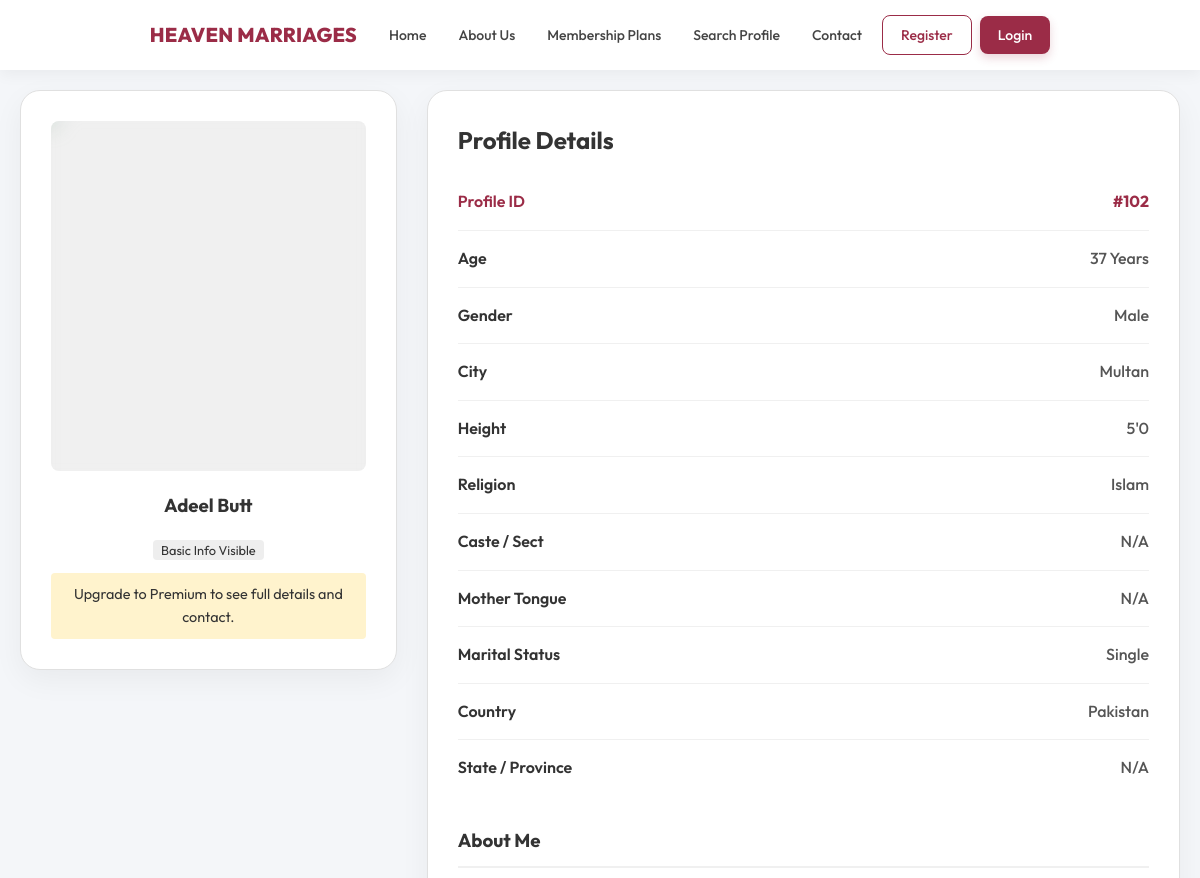
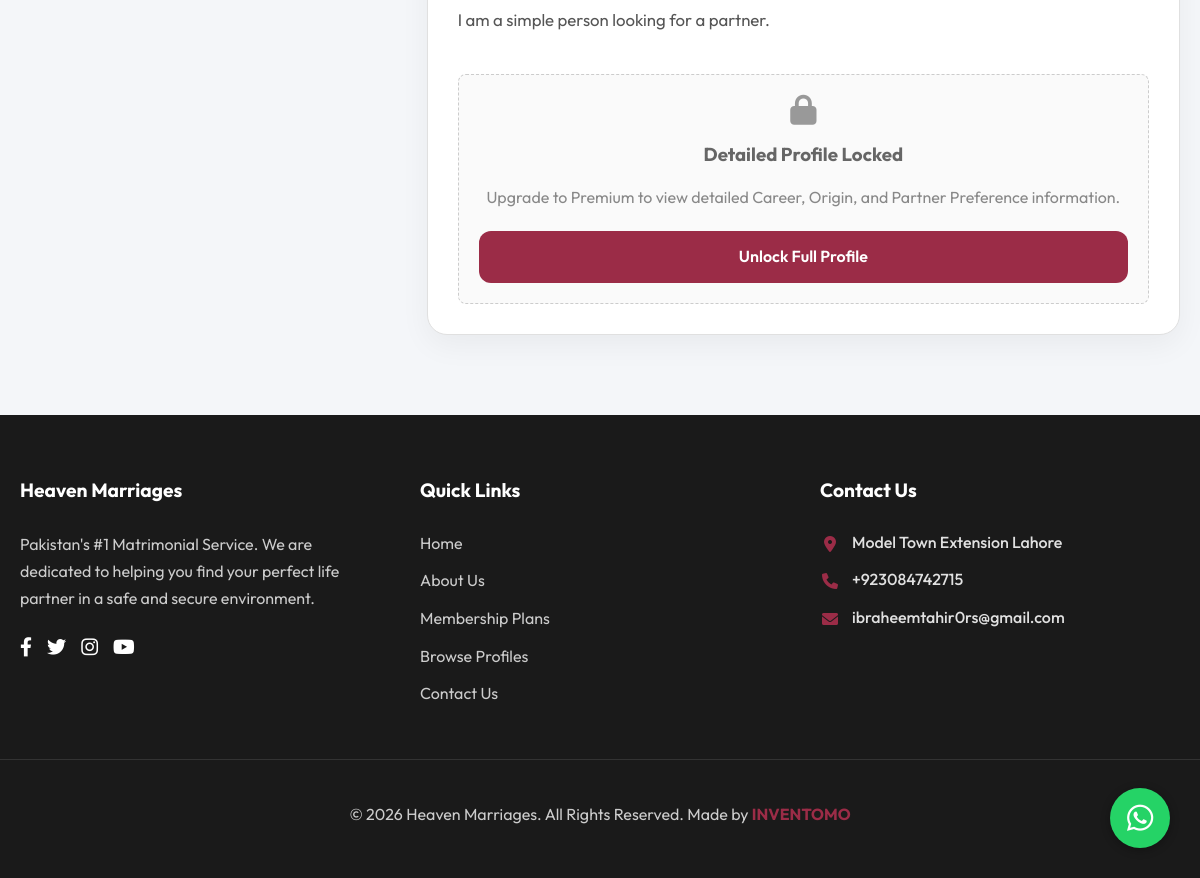
Screenshot of /profile.php?id=102 with the database file from the repository (2 pictures, top to bottom).
### tables this page shows
CREATE TABLE `profiles` (
  `id` int(11) NOT NULL,
  `user_id` int(11) NOT NULL,
  `phone` varchar(20) DEFAULT NULL,
  `gender` enum('Male','Female') NOT NULL,
  `date_of_birth` date DEFAULT NULL,
  `city` varchar(100) DEFAULT NULL,
  `city_origin` varchar(100) DEFAULT NULL,
  `state` varchar(100) DEFAULT NULL,
  `state_origin` varchar(100) DEFAULT NULL,
  `bio` text DEFAULT NULL,
  `partner_income` varchar(50) DEFAULT NULL,
  `partner_profession` varchar(100) DEFAULT NULL,
  `partner_education` varchar(100) DEFAULT NULL,
  `partner_caste` varchar(100) DEFAULT NULL,
  `partner_sect` varchar(50) DEFAULT NULL,
  `partner_religion` varchar(50) DEFAULT NULL,
  `partner_city` varchar(100) DEFAULT NULL,
  `partner_country` varchar(100) DEFAULT NULL,
  `partner_height_max` varchar(20) DEFAULT NULL,
  `partner_height_min` varchar(20) DEFAULT NULL,
  `partner_age_max` int(11) DEFAULT NULL,
  `partner_age_min` int(11) DEFAULT NULL,
  `partner_expectations` text DEFAULT NULL,
  `religion` varchar(50) DEFAULT NULL,
  `is_revert` enum('Yes','No') DEFAULT 'No',
  `sect` varchar(50) DEFAULT NULL,
  `caste` varchar(50) DEFAULT NULL,
  `marital_status` enum('Single','Divorced','Widowed','Separated') DEFAULT 'Single',
  `living_arrangement` varchar(100) DEFAULT NULL,
  `looking_to_marry` varchar(50) DEFAULT NULL,
  `education` varchar(100) DEFAULT NULL,
  `university` varchar(150) DEFAULT NULL,
  `occupation` varchar(100) DEFAULT NULL,
  `job_post` varchar(100) DEFAULT NULL,
  `height` varchar(20) DEFAULT NULL,
  `weight` varchar(20) DEFAULT NULL,
  `income` varchar(50) DEFAULT NULL,
  `monthly_income` varchar(50) DEFAULT NULL,
  `family_details` text DEFAULT NULL,
  `mother_tongue` varchar(50) DEFAULT NULL,
  `country` varchar(50) DEFAULT 'Pakistan',
  `willing_to_relocate` varchar(50) DEFAULT NULL,
  `country_origin` varchar(100) DEFAULT NULL,
  `profile_color` varchar(20) DEFAULT NULL
);

CREATE TABLE `users` (
  `id` int(11) NOT NULL,
  `name` varchar(100) NOT NULL,
  `email` varchar(150) NOT NULL,
  `password` varchar(255) NOT NULL,
  `role` enum('user','admin') DEFAULT 'user',
  `is_premium` tinyint(1) DEFAULT 0,
  `status` varchar(50) DEFAULT 'active',
  `created_at` timestamp NOT NULL DEFAULT current_timestamp(),
  `is_fake` tinyint(1) DEFAULT 0
);

CREATE TABLE `settings` (
  `id` int(11) NOT NULL,
  `setting_key` varchar(50) DEFAULT NULL,
  `setting_value` text DEFAULT NULL
);

### profile.php (the view, shortened to what the rows shown need)
<?php
require_once 'includes/db.php';
require_once 'includes/functions.php';
$is_own_profile = false;
$user_id = 0;
if (isset($_GET['id'])) {
    $user_id = (int) $_GET['id'];
} elseif (isLoggedIn()) {
    $user_id = $_SESSION['user_id'];
    $is_own_profile = true;
} else {
    redirect('login.php');
}
$stmt = $pdo->prepare("SELECT u.name, u.email, u.is_premium, u.is_fake, u.role, p.* FROM users u LEFT JOIN profiles p ON u.id = p.user_id WHERE u.id = ?");
$stmt->execute([$user_id]);
$user = $stmt->fetch();
$stmt = $pdo->prepare("SELECT * FROM photos WHERE user_id = ?");
$stmt->execute([$user_id]);
$photos = $stmt->fetchAll();
$can_see_full = false;
include 'includes/header.php';
?>
<div class="container mt-20">
    <div style="display: flex; gap: 30px; flex-wrap: wrap;">
        <div style="flex: 1; min-width: 300px;">
            <div class="card text-center">
                <?php
                $primary_photo_id = 0;
                foreach ($photos as $ph) {
                    if ($ph['is_primary'])
                        $primary_photo_id = $ph['id'];
                }
                ?>
                <div
                    style="height: 350px; background: #eee; border-radius: 8px; overflow: hidden; margin-bottom: 20px; position: relative;">
                    <?php if ($primary_photo_id): ?>
                        <div style="width: 100%; height: 100%; overflow: hidden;">
                        </div>
                        <?php if (!$can_see_full): ?>
                            <div
                                style="position: absolute; top: 0; left: 0; width: 100%; height: 100%; background: rgba(255,255,255,0.1); z-index: 2;">
                            </div>
                        <?php endif; ?>
                    <?php endif; ?>
                </div>
                <h3>
                    <?php echo htmlspecialchars($user['name']); ?>
                </h3>
                <?php if ($can_see_full): ?>
                    <p class="mb-10"><span
                            style="background: gold; padding: 2px 8px; border-radius: 4px; font-size: 0.8rem;">Verified</span>
                    </p>
                <?php else: ?>
                    <p class="mb-10"><span
                            style="background: #eee; padding: 2px 8px; border-radius: 4px; font-size: 0.8rem;">Basic Info
                            Visible</span></p>
                <?php endif; ?>
                <?php if ($is_own_profile): ?>
                    <form action="upload_photo.php" method="POST" enctype="multipart/form-data" style="margin-top: 20px;">
                        <div class="custom-file-upload">
                            <input type="file" name="photo" id="photo-upload" required style="display: none;"
                                onchange="document.getElementById('file-name-text').textContent = this.files[0].name">
                            <label for="photo-upload" class="upload-label"
                                style="border: 2px dashed #ddd; border-radius: 8px; padding: 20px; text-align: center; cursor: pointer; display: block; transition: all 0.3s; background: #fafafa; margin-bottom: 10px;">
                                <div style="margin-bottom: 5px;"><i class="fas fa-cloud-upload-alt"
                                        style="font-size: 24px; color: var(--primary);"></i></div>
                                <span id="file-name-text" style="color: #666; font-size: 0.9rem;">Choose a Photo</span>
                            </label>
                        </div>
                        <button type="submit" class="btn-search"
                            style="width: 100%; border-radius: 8px; padding: 10px; font-weight: bold;">
                            Upload Photo
                        </button>
                    </form>
                <?php elseif (!$is_own_profile): ?>
                    <?php if ($can_see_full): ?>
                        <?php
                        global $wa_number;
                        $msg = "Hello Admin, I am interested in Heaven Marriage Profile ID: " . $user_id . " (" . $user['name'] . ")";
                        $link = "https://wa.me/" . str_replace('+', '', $wa_number) . "?text=" . urlencode($msg);
                        ?>
                        <a href="<?php echo $link; ?>" target="_blank" class="btn-search"
                            style="display: block; margin-top: 10px; text-decoration: none; background-color: #25d366;">Contact
                            via Admin</a>
                    <?php else: ?>
                        <div
                            style="background: #fff3cd; padding: 10px; border-radius: 4px; margin-top: 10px; font-size: 0.9rem;">
                            Upgrade to Premium to see full details and contact.
                        </div>
                    <?php endif; ?>
                <?php endif; ?>
            </div>
        </div>
        <div style="flex: 2; min-width: 300px;">
            <div class="card">
                <h2>Profile Details</h2>
                <table class="details-table">
                    <tr>
                        <th style="color: var(--primary);">Profile ID</th>
                    </tr>
                    <tr>
                        <th>Age</th>
                        <td><?php echo $user['date_of_birth'] ? date_diff(date_create($user['date_of_birth']), date_create('today'))->y : 'N/A'; ?>
                            Years</td>
                    </tr>
                    <tr>
                        <th>Gender</th>
                        <td><?php echo htmlspecialchars($user['gender'] ?? 'N/A'); ?></td>
                    </tr>
                    <tr>
                        <th>City</th>
                        <td><?php echo htmlspecialchars($user['city'] ?? 'N/A'); ?></td>
                    </tr>
                    <tr>
                        <th>Height</th>
                        <td><?php echo htmlspecialchars($user['height'] ?? 'N/A'); ?></td>
                    </tr>
                    <tr>
                        <th>Religion</th>
                        <td><?php echo htmlspecialchars($user['religion'] ?? 'Islam'); ?></td>
                    </tr>
                    <tr>
                        <th>Caste / Sect</th>
                        <td><?php echo htmlspecialchars($user['caste'] ?? 'N/A'); ?></td>
                    </tr>
                    <tr>
                        <th>Mother Tongue</th>
                        <td><?php echo htmlspecialchars($user['mother_tongue'] ?? 'N/A'); ?></td>
                    </tr>
                    <tr>
                        <th>Marital Status</th>
                        <td><?php echo htmlspecialchars($user['marital_status'] ?? 'N/A'); ?></td>
                    </tr>
                    <tr>
                        <th>Country</th>
                        <td><?php echo htmlspecialchars($user['country'] ?? 'Pakistan'); ?></td>
                    </tr>
                    <tr>
                        <th>State / Province</th>
                        <td><?php echo htmlspecialchars($user['state'] ?? 'N/A'); ?></td>
                    </tr>
                </table>
                <?php if ($user['bio']): ?>
                    <div style="margin-top: 30px;">
                        <h3 style="border-bottom: 2px solid #f0f0f0; padding-bottom: 10px; margin-bottom: 15px;">About Me
                        </h3>
                        <p style="line-height: 1.6; color: #555; font-size: 1.05rem;">
                            <?php echo nl2br(htmlspecialchars($user['bio'])); ?>
                        </p>
                    </div>
                <?php endif; ?>
            </div>
        </div>
    </div>
</div>
<?php include 'includes/footer.php'; ?>

### includes/footer.php (shortened to what the rows shown need)
<?php
global $pdo;
$wa_number = '+92 308 4742715';
if (isset($pdo)) {
    try {
        $db_wa = getSetting($pdo, 'whatsapp_number');
        if ($db_wa) {
            $wa_number = $db_wa;
        }
    } catch (Exception $e) {
    }
}
$clean_wa = str_replace(['+', ' ', '-'], '', $wa_number);
?>
<footer class="footer">
    <div class="container"
        style="display: grid; grid-template-columns: repeat(auto-fit, minmax(250px, 1fr)); gap: 40px; margin-bottom: 40px;">
        <div class="footer-col">
            <ul class="contact-info">
                <li>
                    <i class="fas fa-phone"></i>
                    <a href="https://wa.me/<?php echo $clean_wa; ?>" target="_blank"><?php echo $wa_number; ?></a>
                </li>
            </ul>
        </div>
    </div>
</footer>
</body>
</html>

### rows the page displays
profiles: user.name "Adeel Butt", date_of_birth "37", gender "Male", city "Multan", height "5'0", religion "Islam", caste "N/A", mother_tongue "N/A", marital_status "Single", country "Pakistan", state "N/A", bio "I am a simple person looking for a partner."
settings: setting_value "+923084742715"

### other values shown
$user_id "102"
